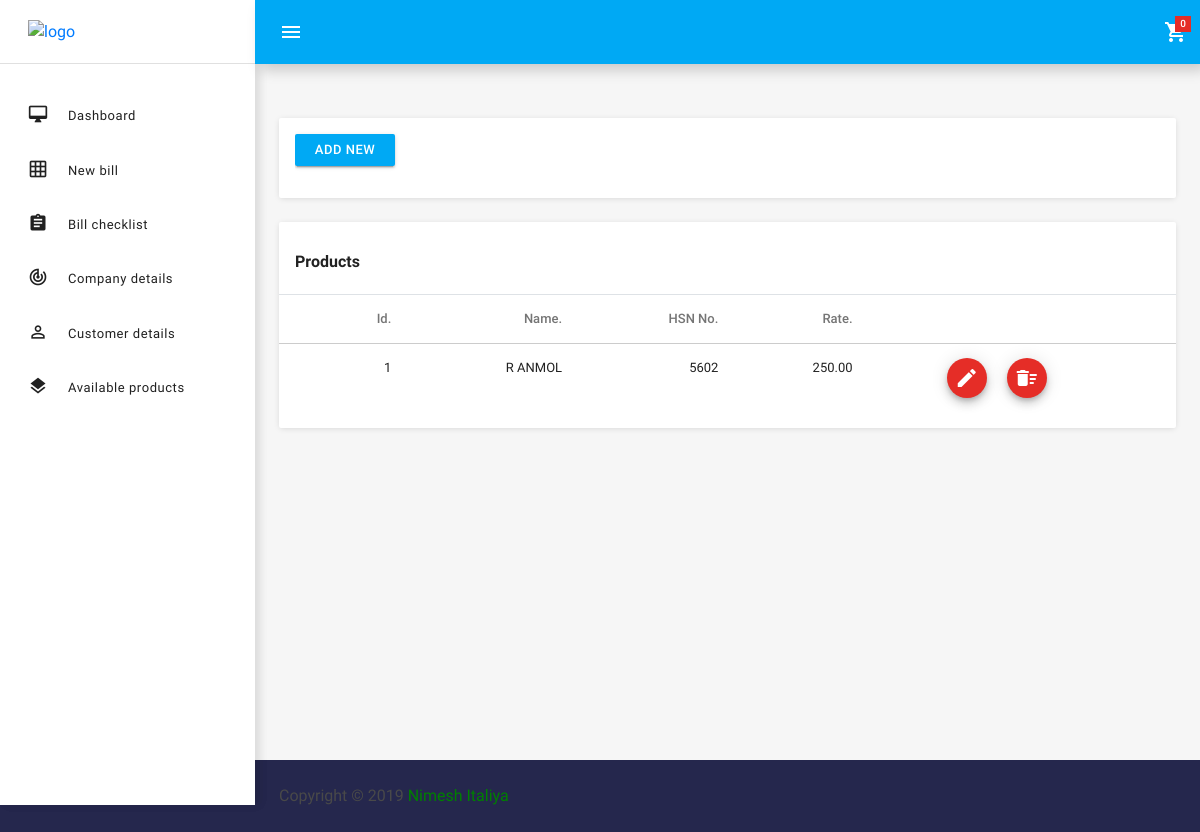
The app's page /pages/forms/product-forms.php with its own data.
### tables this page shows
CREATE TABLE IF NOT EXISTS `products` (
  `product_id` int(10) NOT NULL AUTO_INCREMENT,
  `name` varchar(30) NOT NULL,
  `hsn_no` varchar(10) DEFAULT NULL,
  `rate` varchar(10) NOT NULL,
  PRIMARY KEY (`product_id`)
);

### pages/forms/product-forms.php (the view, shortened to what this page needs)
<!DOCTYPE html>
<html lang="en">
<head>
    <link href="../../css/bootstrap.min.css" rel="stylesheet" id="bootstrap-css">
    <link rel="stylesheet" href="../../css/login_form.css">
    <link rel="stylesheet" href="../../node_modules/mdi/css/materialdesignicons.min.css">
    <link rel="stylesheet" href="../../css/style.css">
</head>
<body>
    <div class="body-wrapper">
        <aside class="mdc-persistent-drawer mdc-persistent-drawer--open">
            <nav class="mdc-persistent-drawer__drawer">
                <div class="mdc-persistent-drawer__toolbar-spacer">
                    <a href="../../dashboard.php" style="text-decoration: none;" class="brand-logo">
                        <img src="../../images/logo.png" alt="logo">
                    </a>
                </div>
                <div class="mdc-list-group">
                    <nav class="mdc-list mdc-drawer-menu" style="max-height: none; padding-bottom: 153%;">
                        <div class="mdc-list-item mdc-drawer-item">
                            <a class="mdc-drawer-link" href="../../index.php">
                                <i class="material-icons mdc-list-item__start-detail mdc-drawer-item-icon"
                                    aria-hidden="true">desktop_mac</i>
                                Dashboard
                            </a>
                        </div>
                        <div class="mdc-list-item mdc-drawer-item">
                            <a class="mdc-drawer-link" href="product-list.php">
                                <i class="material-icons mdc-list-item__start-detail mdc-drawer-item-icon"
                                    aria-hidden="true">grid_on</i>
                                New bill
                            </a>
                        </div>
                        <div class="mdc-list-item mdc-drawer-item">
                            <a class="mdc-drawer-link" href="bill-checklist.php">
                                <i class="material-icons mdc-list-item__start-detail mdc-drawer-item-icon"
                                    aria-hidden="true">assignment</i>
                                Bill checklist
                            </a>
                        </div>
                        <div class="mdc-list-item mdc-drawer-item">
                            <a class="mdc-drawer-link" href="basic-forms.php">
                                <i class="material-icons mdc-list-item__start-detail mdc-drawer-item-icon"
                                    aria-hidden="true">track_changes</i>
                                Company details
                            </a>
                        </div>
                        <div class="mdc-list-item mdc-drawer-item">
                            <a class="mdc-drawer-link" href="customer-forms.php">
                                <i class="material-icons mdc-list-item__start-detail mdc-drawer-item-icon"
                                    aria-hidden="true">person_outline</i>
                                Customer details
                            </a>
                        </div>
                        <div class="mdc-list-item mdc-drawer-item">
                            <a class="mdc-drawer-link" href="product-forms.php">
                                <i class="material-icons mdc-list-item__start-detail mdc-drawer-item-icon"
                                    aria-hidden="true">layers</i>
                                Available products
                            </a>
                        </div>
                    </nav>
                </div>
            </nav>
        </aside>
        <header class="mdc-toolbar mdc-elevation--z4 mdc-toolbar--fixed">
            <div class="mdc-toolbar__row">
                <section class="mdc-toolbar__section mdc-toolbar__section--align-start">
                    <a href="#" class="menu-toggler material-icons mdc-toolbar__menu-icon">menu</a>
                </section>
                <section class="mdc-toolbar__section mdc-toolbar__section--align-end" role="toolbar">
                    <div class="mdc-menu-anchor">
                        <a href="selected-product-list.php" style="text-decoration: none;"
                            class="mdc-toolbar__icon toggle mdc-ripple-surface" data-mdc-auto-init="MDCRipple">
                            <i class="material-icons">shopping_cart</i>
                            <span class="dropdown-count" id="span_quantity">
                                <?php
  		                include ("../../DBconfig.php");
  		                $sql = "SELECT COUNT(id) count FROM bill_data;";
  		                $result = mysqli_query($conn, $sql);
  		                if (mysqli_num_rows($result) > 0) {
  		                    $row = mysqli_fetch_assoc($result);
  		                    echo $row["count"];
  		                }else {
  		                    echo "0";
  		                }
  		                ?>
                            </span>
                        </a>
                    </div>
                </section>
            </div>
        </header>
        <div class="page-wrapper mdc-toolbar-fixed-adjust">
            <main class="content-wrapper">
                <div class="mdc-layout-grid">
                    <div class="mdc-layout-grid__inner">
                        <div class="mdc-layout-grid__cell stretch-card mdc-layout-grid__cell--span-12">
                            <div class="mdc-card">
                                <section class="mdc-card__supporting-text">
                                    <div class="mdc-layout-grid__inner">
                                        <div class="mdc-layout-grid__cell mdc-layout-grid__cell--span-2-desktop">
                                            <div id="demo-tf-box-wrapper">
                                                <a href="mod-product.php" style="text-decoration:none; color:black;">
                                                    <div class="mdc-list-item mdc-drawer-item purchase-link">
                                                        <input type="submit" style="width: 100px;" value="add new"
                                                            class="mdc-button mdc-button--raised mdc-button--dense mdc-drawer-link"
                                                            data-mdc-auto-init="MDCRipple">
                                                    </div>
                                                </a>
                                            </div>
                                        </div>
                                    </div>
                                </section>
                            </div>
                        </div>
                        <div class="mdc-layout-grid__cell stretch-card mdc-layout-grid__cell--span-12">
                            <div class="mdc-card">
                                <section class="mdc-card__primary">
                                    <h1 class="mdc-card__title mdc-card__title--large">Products</h1>
                                </section>
                                <div class="template-demo">
                                    <table class="table table-hoverable">
                                        <thead>
                                            <tr>
                                                <th>Id.</th>
                                                <th>Name.</th>
                                                <th>HSN No.</th>
                                                <th>Rate.</th>
                                                <th></th>
                                                <th></th>
                                            </tr>
                                        </thead>
                                        <tbody>
                                            <?php
                            include ("../../DBconfig.php");
                            $sql = "SELECT * FROM products;";
                            $result = mysqli_query($conn, $sql);
                            if (mysqli_num_rows($result) > 0)
                                while($row = mysqli_fetch_assoc($result)){
                                    echo "<tr>" .
                                        " <td>$row[product_id]</td>" .
                                        " <td>$row[name]</td>" .
										" <td>$row[hsn_no]</td>" .
										" <td>$row[rate]</td>"?>
                                            <td style="text-align: right;">
                                                <a href="mod-product.php?product_id=<?php echo $row['product_id']?>">
                                                    <button class="mdc-fab mdc-fab--mini material-icons">
                                                        <i class="material-icons">create</i>
                                                    </button>
                                                </a>
                                            </td>
                                            <td style="text-align: left;">
                                                <a
                                                    href="../../DBOperation.php?product_id=<?php echo $row['product_id']?>&log7=1">
                                                    <button class="mdc-fab mdc-fab--mini material-icons"
                                                        data-mdc-auto-init="MDCRipple">
                                                        <i class="material-icons">delete_sweep</i>
                                                    </button>
                                                </a>
                                            </td>
                                            <?php
                                        echo "</tr>";
                                    }
                        ?>
                                        </tbody>
                                    </table>
                                </div>
                            </div>
                        </div>
                    </div>
                </div>
            </main>
            <?php include("../../partials/_footer.php"); ?>
        </div>
    </div>
</body>
</html>

### css/login_form.css (style rules this page uses)
body { background-color: #25274d; }

### records on screen
products: product_id "1", name "R ANMOL", hsn_no "5602", rate "250.00"

### other values on screen
$row["count"] "0"
